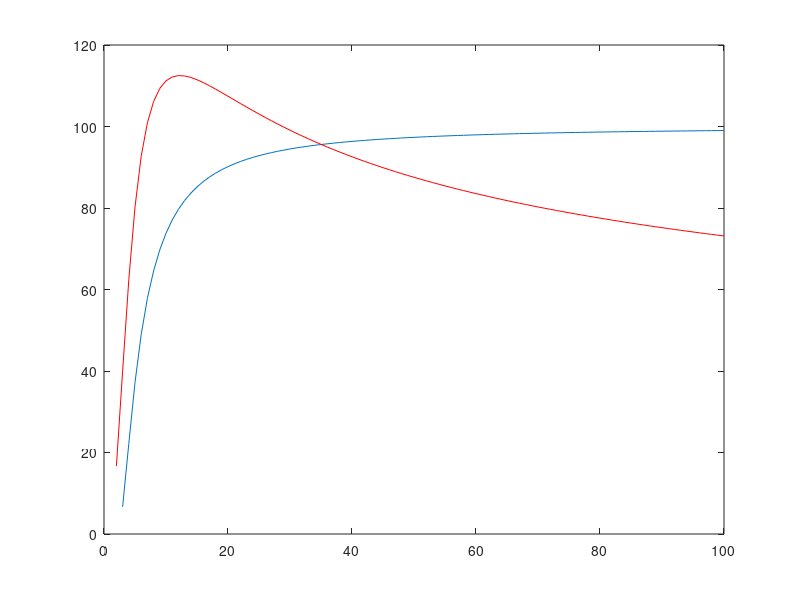

The MATLAB script that drew this image:
N = 100;
x = zeros(N-1,1);
y = x;
A = 10000;
p = 0.01;
n = 500;
c2 = 1e-5;
c1 = 1e-4;
for ii =2:N
    r = 1/ii;
    x(ii-1) = ii;
    %y(ii-1) = c1*A*p*(1-a)/(b-2)*((b-1)^(1+log(A)/log(b))-1);
    y(ii-1) = c1*p*A*(1-(1/r-1)^(log(A)./log(1./r)+1))./(2-1./r);
    y1(ii-1) = c2*n*A*((1-r)^2-(1-r)^(2*log(A)/log(1/r)+1))/(1-(1-r)^2);

    
end

figure(1)
plot(x,y);hold on
plot(x,y1,'-r'); hold off
